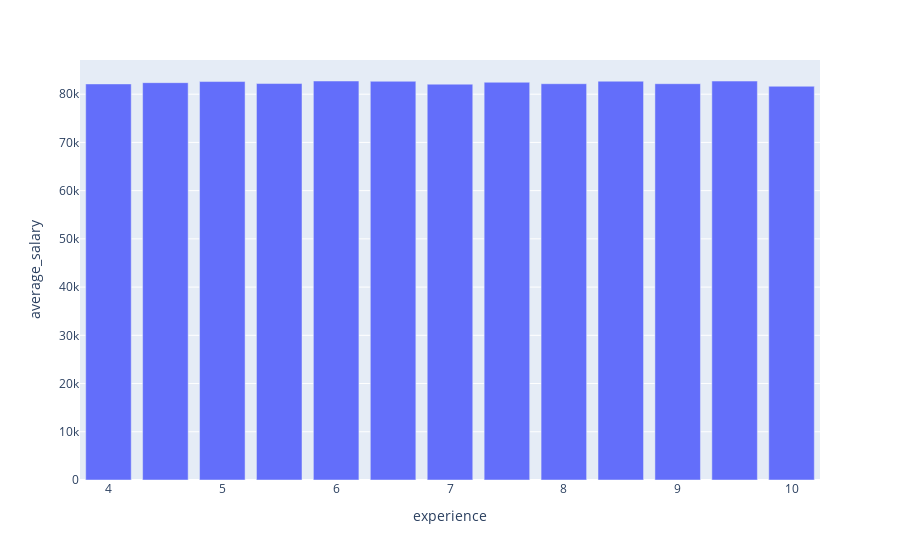

The notebook cell this image was saved under:
### Code cell
# Create bar graph based on experience and average salary
fig = px.bar(average_salary_df, x='experience', y='average_salary')
fig.show()

### Figure 1 — Plotly figure (JSON) as saved in the notebook; plotly's stock layout.template omitted (floating-point values rounded to 4 significant figures)
{"data": [{"alignmentgroup": "True", "hovertemplate": "experience=%{x}<br>average_salary=%{y}<extra></extra>", "legendgroup": "", "marker": {"color": "#636efa", "pattern": {"shape": ""}}, "name": "", "offsetgroup": "", "orientation": "v", "showlegend": false, "textposition": "auto", "type": "bar", "x": [4, 4.5, 5, 5.5, 6, 6.5, 7, 7.5, 8, 8.5, 9, 9.5, 10], "xaxis": "x", "y": [82130, 82390.0, 82620.0, 82210.0, 82740.0, 82680.0, 82080.0, 82480.0, 82170.0, 82690.0, 82180.0, 82720.0, 81650.0], "yaxis": "y"}], "layout": {"autosize": true, "barmode": "relative", "legend": {"tracegroupgap": 0}, "margin": {"t": 60}, "xaxis": {"anchor": "y", "autorange": true, "domain": [0, 1], "range": [3.75, 10.25], "title": {"text": "experience"}, "type": "linear"}, "yaxis": {"anchor": "x", "autorange": true, "domain": [0, 1], "range": [0, 87090.0], "title": {"text": "average_salary"}, "type": "linear"}}}
